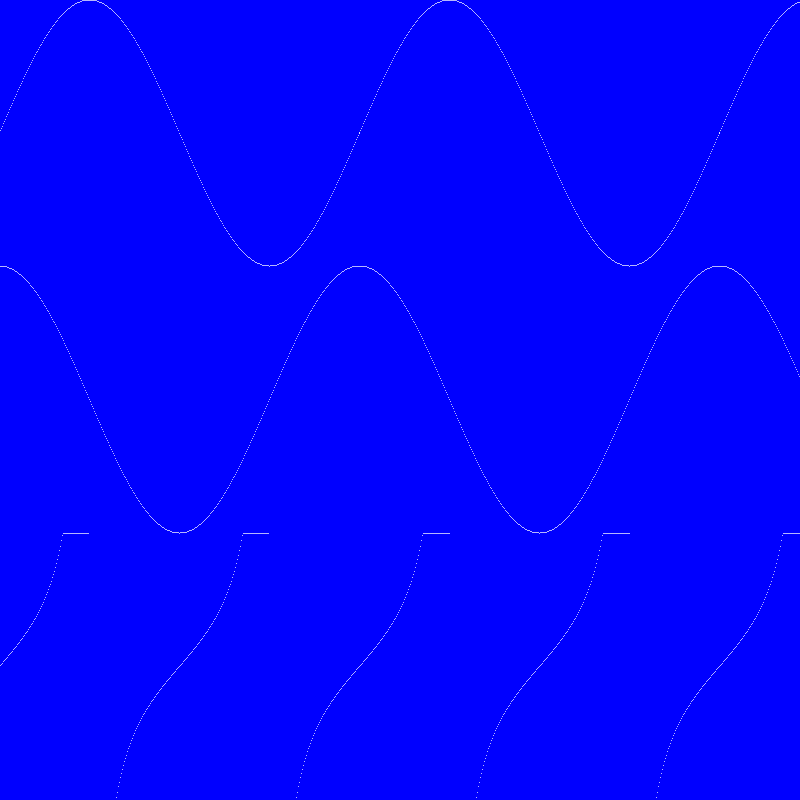
Frame 1 (no input)
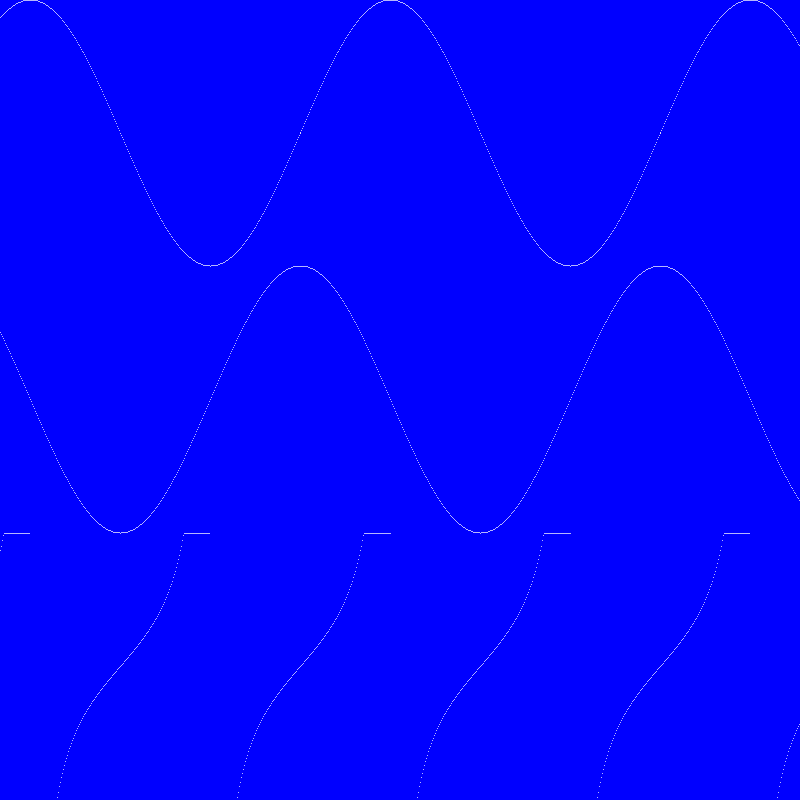
Frame 60 (the mouse pressed at the canvas centre just before this capture)
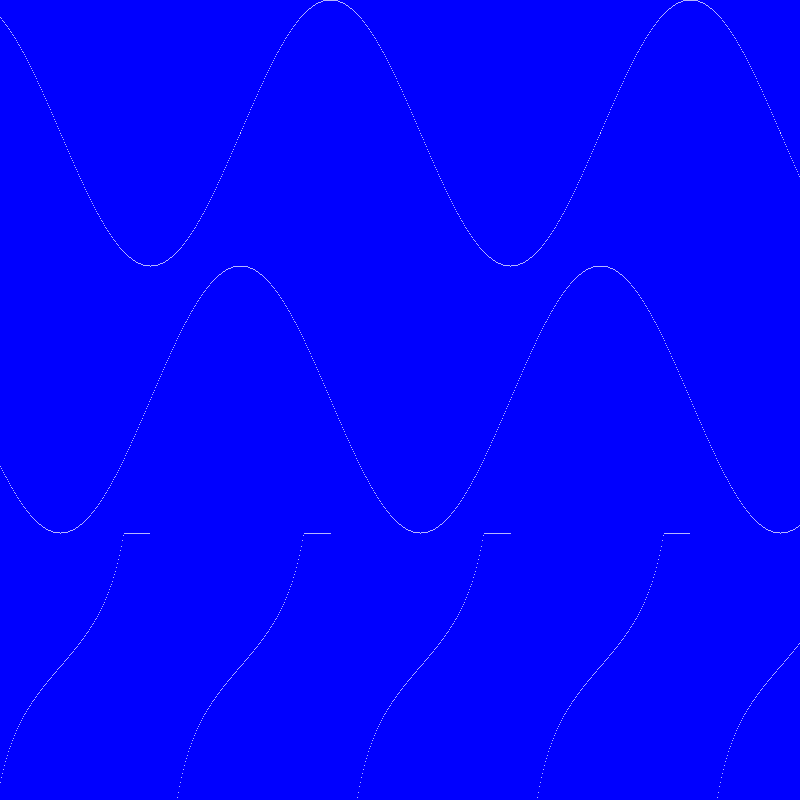
Frame 120 (the mouse held since frame 60 and released just before this capture)

The Processing sketch that drew these frames (run headless with seeded random() and noise(); from frame 60 on, the mouse is pressed at the canvas centre):

// Processing sketch: P05T_01_TrigonometricFunctions_02
// ── P05T_01_TrigonometricFunctions_02.pde

void setup() {
  size(800, 800);
  background(0, 0, 255);
  smooth();
}


void draw() {
  
  background(0, 0, 255);
  stroke(255);
  
  for (int i=0; i<width; i++) {

    float sinF = sin(radians(i+frameCount));
    float cosF = cos(radians(i+frameCount));
    float tanF = tan(radians(i+frameCount));

    float sinR = map(sinF, -1, 1, 1*height/3, 0*height/3);
    float cosR = map(cosF, -1, 1, 2*height/3, 1*height/3);
    float tanR = constrain(map(tanF, -2, 2, 3*height/3, 2*height/3), 2*height/3, height);

    point(i, sinR);
    point(i, cosR);
    point(i, tanR);
  }
}
